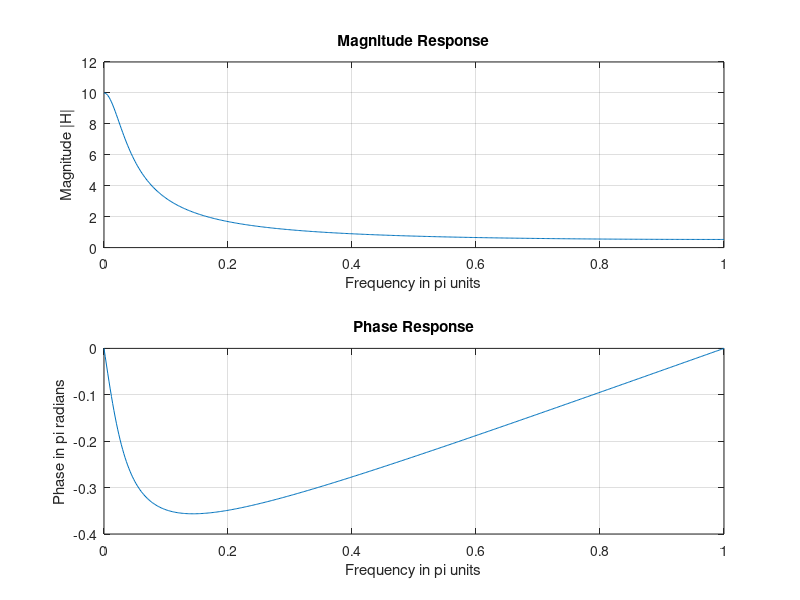

Write MATLAB code to recreate this figure.
clc;
clear all;
close all;

w = [0:1:500] * pi / 500; %[0:pi]
H = exp(1i*w) ./ (exp(1i*w) - 0.9 * ones(1, 501));
magH = abs(H);
angH = angle(H);

subplot(2, 1, 1);
plot(w/pi, magH);
grid on;
title('Magnitude Response');
xlabel('Frequency in pi units');
ylabel('Magnitude |H|');

subplot(2, 1, 2);
plot(w/pi, angH/pi);
grid on;
title('Phase Response');
xlabel('Frequency in pi units');
ylabel('Phase in pi radians');
